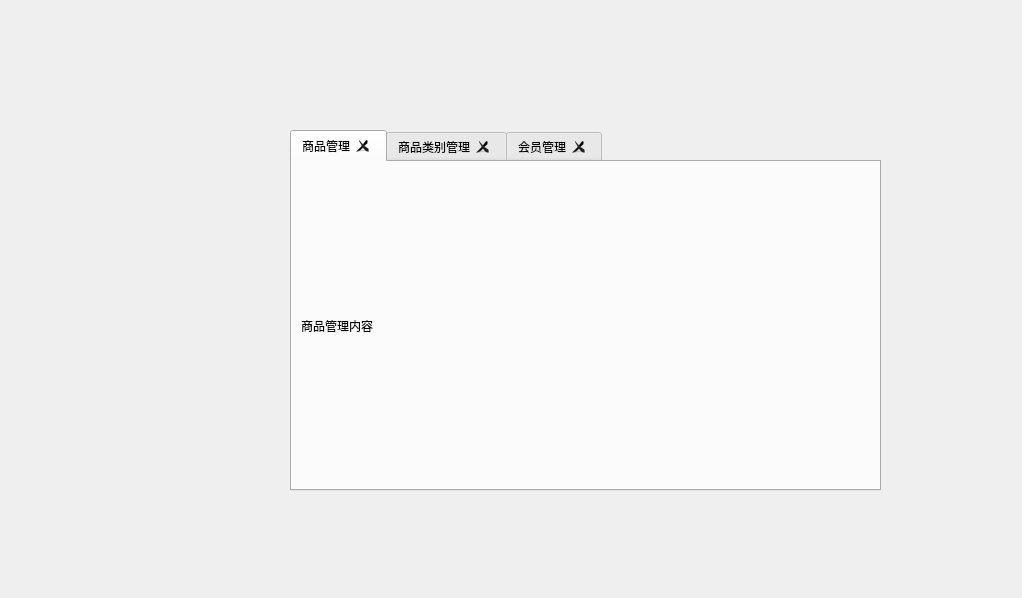
<?xml version="1.0" encoding="UTF-8"?>
<ui version="4.0">
 <class>Form</class>
 <widget class="QWidget" name="Form">
  <property name="geometry">
   <rect>
    <x>0</x>
    <y>0</y>
    <width>1022</width>
    <height>598</height>
   </rect>
  </property>
  <property name="windowTitle">
   <string>Form</string>
  </property>
  <widget class="QTabWidget" name="tabWidget">
   <property name="geometry">
    <rect>
     <x>290</x>
     <y>130</y>
     <width>591</width>
     <height>361</height>
    </rect>
   </property>
   <property name="currentIndex">
    <number>0</number>
   </property>
   <property name="elideMode">
    <enum>Qt::ElideLeft</enum>
   </property>
   <property name="tabsClosable">
    <bool>true</bool>
   </property>
   <property name="movable">
    <bool>true</bool>
   </property>
   <property name="tabBarAutoHide">
    <bool>false</bool>
   </property>
   <widget class="QWidget" name="tab">
    <attribute name="icon">
     <iconset>
      <normaloff>../../../Python课程/PyQt6 Python桌面开发 视频教程 2024版/配套源码/PyQt6Project2/PyQt6常用基本控件/容器控件/1.png</normaloff>../../../Python课程/PyQt6 Python桌面开发 视频教程 2024版/配套源码/PyQt6Project2/PyQt6常用基本控件/容器控件/1.png</iconset>
    </attribute>
    <attribute name="title">
     <string>商品管理</string>
    </attribute>
    <layout class="QHBoxLayout" name="horizontalLayout">
     <item>
      <widget class="QLabel" name="label">
       <property name="text">
        <string>商品管理内容</string>
       </property>
       <property name="textFormat">
        <enum>Qt::AutoText</enum>
       </property>
       <property name="scaledContents">
        <bool>false</bool>
       </property>
       <property name="wordWrap">
        <bool>false</bool>
       </property>
      </widget>
     </item>
    </layout>
   </widget>
   <widget class="QWidget" name="tab_2">
    <attribute name="title">
     <string>商品类别管理</string>
    </attribute>
    <widget class="QLabel" name="label_2">
     <property name="geometry">
      <rect>
       <x>140</x>
       <y>130</y>
       <width>131</width>
       <height>31</height>
      </rect>
     </property>
     <property name="text">
      <string>商品类别管理内容</string>
     </property>
    </widget>
   </widget>
   <widget class="QWidget" name="tab_3">
    <attribute name="title">
     <string>会员管理</string>
    </attribute>
    <widget class="QLabel" name="label_3">
     <property name="geometry">
      <rect>
       <x>180</x>
       <y>120</y>
       <width>131</width>
       <height>41</height>
      </rect>
     </property>
     <property name="text">
      <string>会员管理内容</string>
     </property>
    </widget>
   </widget>
  </widget>
 </widget>
 <resources/>
 <connections/>
</ui>
